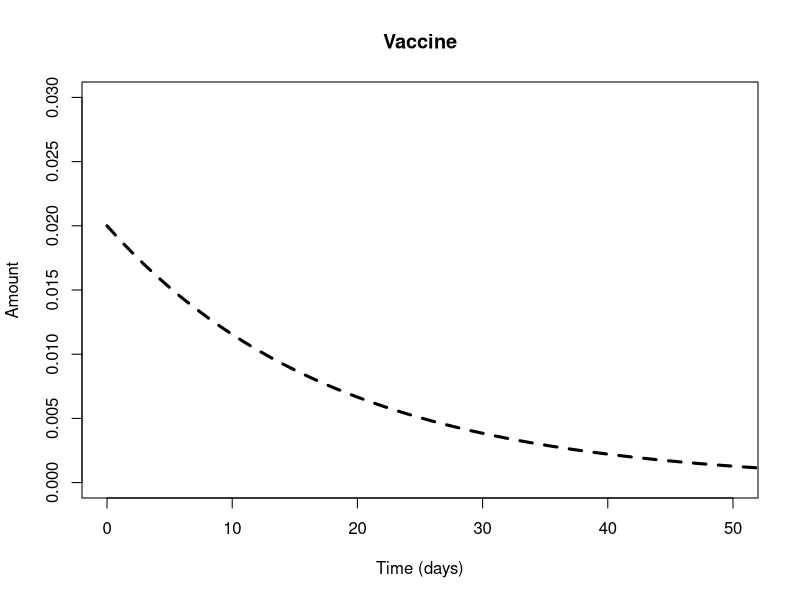
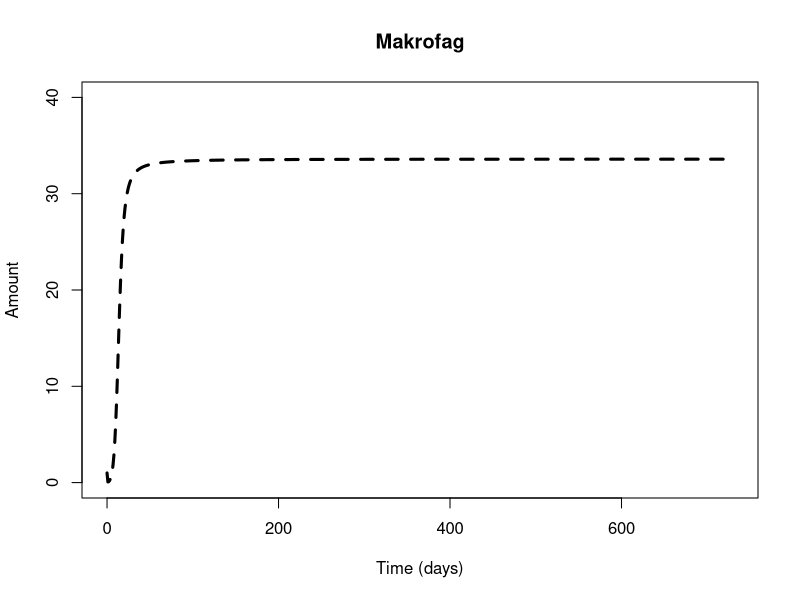
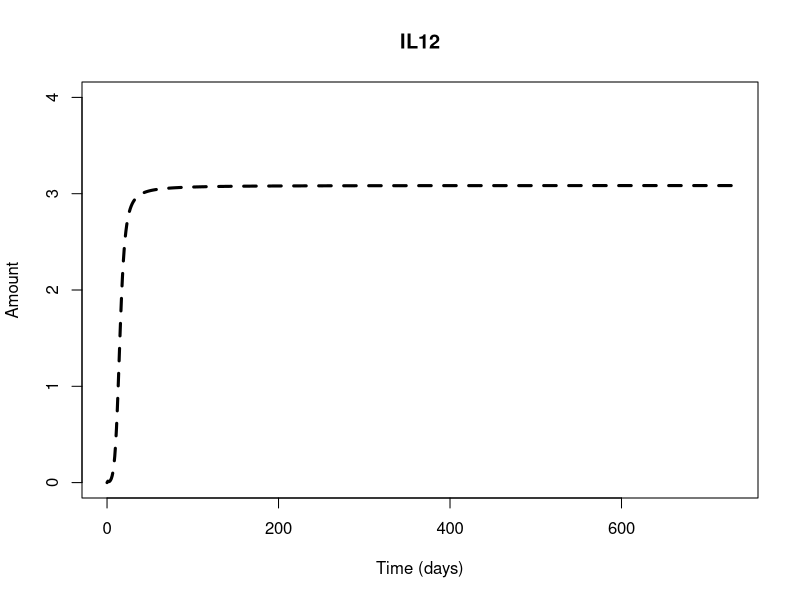
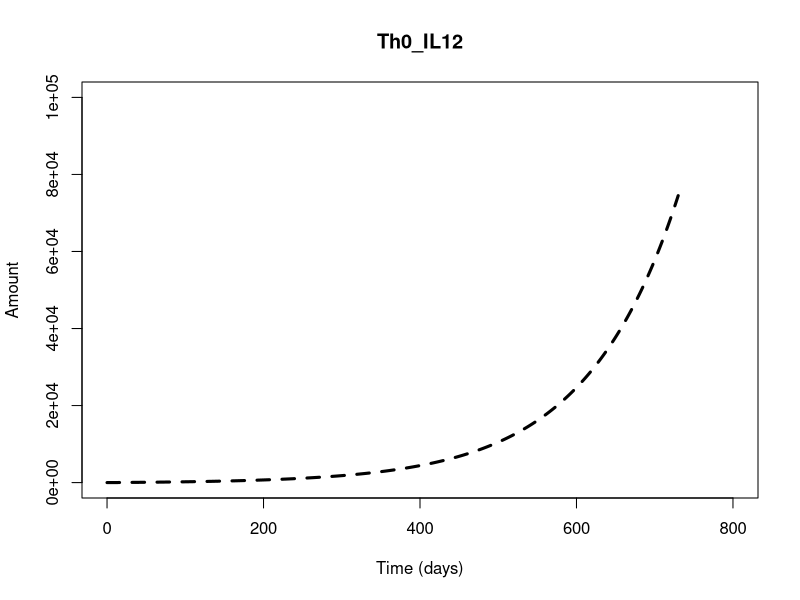
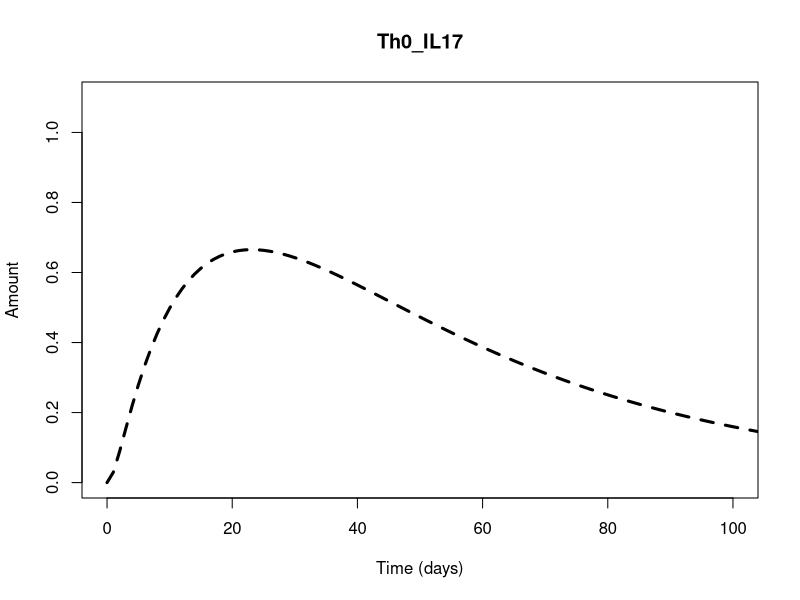
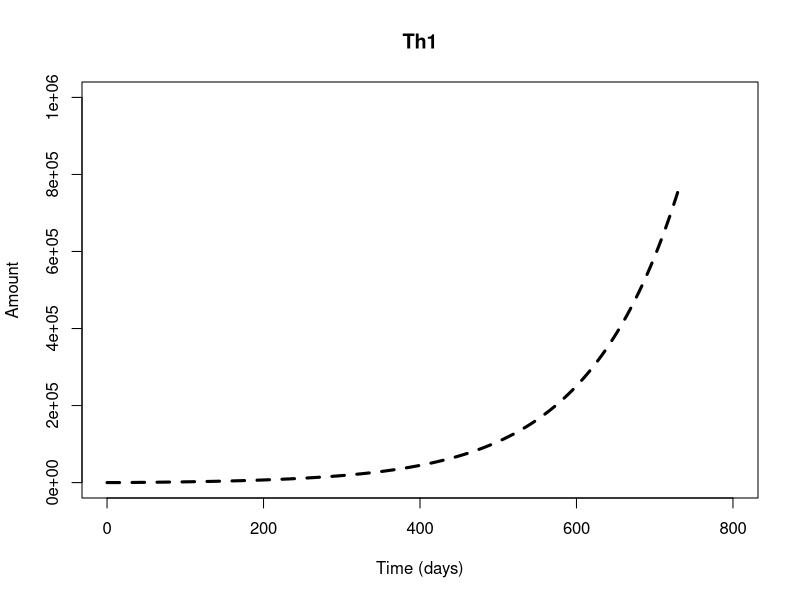
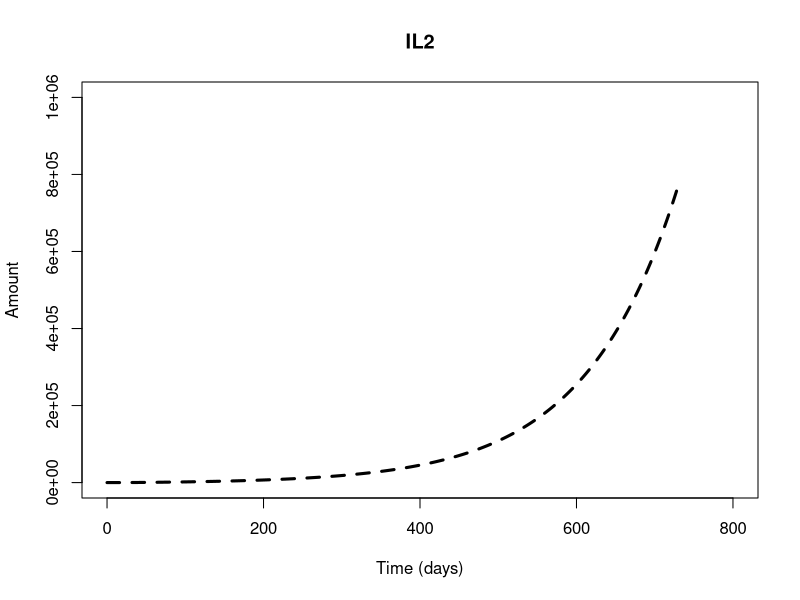
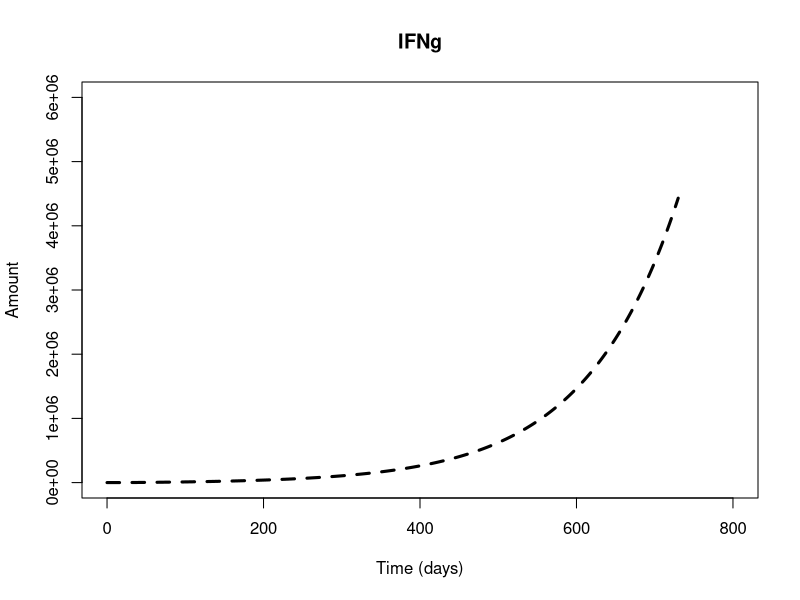

Source code (R) for these figures, in order:
# TB model in R

rm(list=ls())

# get the ODE solver
library(deSolve)

# make the function of the system
model = function (current_timepoint, state_values, parameters)
{
  # create state variables (local variables)
  Vaccine = state_values [1]       
  Makrofag = state_values [2]
  IL12 = state_values [3]
  Th0_IL12 = state_values [4]
  Th0_IL17 = state_values [5]
  Th1 = state_values [6]
  IL2 = state_values [7]
  IFNg = state_values [8]
  IFNgk = state_values [9]
  TNFa = state_values [10]
  Dendrit = state_values [11]
  IL23 = state_values [12]
  Th17 = state_values [13]
  IL17 = state_values [14]
  GranulotcytKnoglemarv = state_values[15]
  
  
  #      ifelse current_timepoint >= stop
  #      ifelse (dVaccine =  initialværdi / (- Kv_m -  Kv_d - Kv_Gk)
  # Evt. skal dødsraterne ganges på med mængden
  
 # stop = 
  
  with ( 
    as.list (parameters),     # variable names within parameters can be used 
    {
      Kv_m <- ifelse(Vaccine0 > 0.02, Kv_m.value, 0.01)
      Kv_d <- ifelse(Vaccine0 > 0.02, Kv_d.value, 0.02)

      dVaccine = - (Vaccine*Kv_m) - (Vaccine*Kv_d) - Vaccine*Kv_Gk
      dMakrofag = (Vaccine*Kv_m) + TNFa * KTNFa_m + IFNgk * KIFNgk_m/(KM_TNFa+IFNgk) - Makrofag*sigma_m
      dIL12 = Makrofag * Km_IL12 - IL12 * KIL12_Th0 - IL12*sigma_IL12
      dTh0_IL12 = Makrofag * Km_Th0 + IL12 * KIL12_Th0 - Th0_IL12 * KTh0_Th1 + IL2 * KIL2_Th0  - Th0_IL12*sigma_Th0_IL12
      dTh0_IL17 = IL23 * KIL23_Th0 - Th0_IL17 * KTh0_Th17 - Th0_IL17*sigma_Th0_IL17
      dTh1 = Th0_IL12 * KTh0_Th1 - Th1*sigma_Th1
      dIL2 = Th1 * KTh1_IL2 - IL2*sigma_IL2
      dIFNg = Th1 * KTh1_IFNg + Th17 * KTh17_IFNg + Th0_IL12 * KTh0_IL12_IFNg + IFNgk * KIFNgk_IFNg - IFNg * KIFNg_IFNgk + Th0_IL17 * KTh0_IL17_IFNg - IFNg*sigma_IFNg
      dIFNgk = - IFNgk * KIFNgk_IFNg + IFNg * KIFNg_IFNgk - IFNgk*sigma_IFNgk
      dTNFa = Makrofag * Km_TNFa - TNFa*sigma_TNFa
      dDendrit = Vaccine*Kv_d - Dendrit*sigma_d
      dIL23 = Dendrit * Kd_IL23 - IL23*sigma_IL23
      dTh17 = Th0_IL17 * KTh0_Th17 - Th17*sigma_Th17
      dIL17 = Th17 * KTh17_IL17 - IL17*sigma_IL17
      dGranulocytKnoglemarv =  Vaccine*Kv_Gk + IL17 * KIL17_Gk - GranulotcytKnoglemarv*sigma_Gk 
      
      
      
      # combine results
      results = c(dVaccine, dMakrofag, dIL12, dTh0_IL12, dTh0_IL17, dTh1, dIL2, dIFNg, dIFNgk, dTNFa, dDendrit,
                  dIL23, dTh17, dIL17, dGranulocytKnoglemarv)
      list (results)
    }
  )
}

# parameters
KTh0_IL17_IFNg.value <- 0.9
KTh0_IL12_IFNg.value <- 0.9
Kv_m.value <- 0.03
Kv_d.value <- 0.02
Kv_Gk.value <- 0.025
KTNFa_m.value <- 0.002
KIFNgk_m.value <- 100
Km_IL12.value <- 0.09
KIL12_Th0.value <- 0.9 
Km_Th0.value <- 0.9
KTh0_Th1.value <- 0.9 
KTh0_Th17.value <- 0.9
KIL23_Th0.value <- 0.9 
KIL2_Th0.value <- 0.09 
KTh1_IL2.value <- 0.09
KIFNgk_IFNg.value <- 0.9 
KTh0_IFNg.value <- .9 
KTh1_IFNg.value <- .9
KTh17_IFNg.value <- .9
KIFNg_IFNgk.value <- .9
Km_TNFa.value <- .9
Kd_IL23.value <- .09
KTh17_IL17.value <- .9
KIL17_Gk.value <- .9
sigma_m.value <- 3
sigma_IL12.value <- 0.08
sigma_Th0_IL12.value <- 0.023
sigma_Th0_IL17.value <- 0.023
sigma_Th1.value <- 0.08 
sigma_IL2.value <- 0.08
sigma_IFNg.value <- 0.08
sigma_IFNgk.value <- 0.08
sigma_TNFa.value <- 0.08
sigma_d.value <- 0.023
sigma_IL23.value <- 0.08
sigma_Th17.value <- 0.08
sigma_IL17.value <- 0.08
sigma_Gk.value <- 0.023
KM_TNFa.value <- 45

parameter.list <- c( KTh0_IL17_IFNg = KTh0_IL17_IFNg.value,Kv_m = Kv_m.value, Kv_d = Kv_d.value, Kv_Gk = Kv_Gk.value, KTNFa_m = KTNFa_m.value, 
                    KIFNgk_m = KIFNgk_m.value,Km_IL12 = Km_IL12.value, KIL12_Th0 = KIL12_Th0.value,Km_Th0 = Km_Th0.value, 
                    KTh0_Th1 = KTh0_Th1.value, KTh0_Th17 = KTh0_Th17.value, KIL23_Th0 = KIL23_Th0.value,
                    KIL2_Th0 = KIL2_Th0.value, KTh1_IL2 = KTh1_IL2.value, KIFNgk_IFNg = KIFNgk_IFNg.value, 
                    KTh0_IL12_IFNg = KTh0_IL12_IFNg.value, KTh1_IFNg = KTh1_IFNg.value, KTh17_IFNg = KTh17_IFNg.value, 
                    KIFNg_IFNgk = KIFNg_IFNgk.value, Km_TNFa = Km_TNFa.value, Kd_IL23 = Kd_IL23.value, 
                    KTh17_IL17 = KTh17_IL17.value, KIL17_Gk = KIL17_Gk.value, sigma_m = sigma_m.value,
                    sigma_IL12 = sigma_IL12.value, sigma_Th0_IL12 = sigma_Th0_IL12.value, sigma_Th1 = sigma_Th1.value,
                    sigma_IL2 = sigma_IL2.value, sigma_IFNg = sigma_IFNg.value, sigma_IFNgk = sigma_IFNgk.value,
                    sigma_TNFa = sigma_TNFa.value, sigma_d = sigma_d.value, sigma_IL23 = sigma_IL23.value,
                    sigma_Th17 = sigma_Th17.value, sigma_IL17 = sigma_IL17.value, sigma_Gk = sigma_Gk.value,
                    KM_TNFa = KM_TNFa.value, sigma_Th0_IL17 = sigma_Th0_IL17.value)

# initial values
Vaccine0 = 0.02
Makrofag0 = 1
IL120 = 0
Th0_IL12_0 = 0
Th0_IL17_0 = 0
Th10 = 0
IL20 = 0
IFNg0 = 0
IFNgk0 = 0
TNFa0 = 0
Dendrit0 = 1
IL230 = 0
Th170 = 0
IL170 = 0
GranulotcytKnoglemarv0 = 0

initial.values <- c(Vaccine = Vaccine0, Makrofag = Makrofag0, IL12 = IL120, Th0_IL12 = Th0_IL12_0, Th0_IL17 = Th0_IL17_0, Th1 = Th10, IL2 = IL20, IFNg = IFNg0, 
                    IFNgk = IFNgk0, TNFa = TNFa0, Dendrit = Dendrit0, IL23 = IL230, Th17 = Th170, IL17 = IL170, 
                    GranulotcytKnoglemarv = GranulotcytKnoglemarv0)

# Output timepoints
time.points <- seq(0,2*365,by=1)

# simulate the epidemic
output <- ode(y=initial.values,times = time.points,func = model, parms = parameter.list)

# Plot the result 
plot(Vaccine~time,data=output,type='l',lwd=3,lty=2,col='black',ylim=c(0,0.03),xlim=c(0,50),ylab='Amount',xlab='Time (days)',main="Vaccine")
plot(Makrofag~time,data=output,type='l',lwd=3,lty=2,col='black',ylim=c(0,40),ylab='Amount',xlab='Time (days)',main="Makrofag")
plot(IL12~time,data=output,type='l',lwd=3,lty=2,col='black',ylim=c(0,4),ylab='Amount',xlab='Time (days)',main="IL12")
plot(Th0_IL12~time,data=output,type='l',lwd=3,lty=2,col='black',xlim=c(0,800),ylim=c(0,100000),ylab='Amount',xlab='Time (days)',main="Th0_IL12")
plot(Th0_IL17~time,data=output,type='l',lwd=3,lty=2,col='black',xlim=c(0,100),ylim=c(0,1.1),ylab='Amount',xlab='Time (days)',main="Th0_IL17")
plot(Th1~time,data=output,type='l',lwd=3,lty=2,col='black',xlim=c(0,800),ylim=c(0,1000000),ylab='Amount',xlab='Time (days)',main="Th1")
plot(IL2~time,data=output,type='l',lwd=3,lty=2,col='black',xlim=c(0,800),ylim=c(0,1000000),ylab='Amount',xlab='Time (days)',main="IL2")
plot(IFNg~time,data=output,type='l',lwd=3,lty=2,col='black',xlim=c(0,800), ylim=c(0,6000000),ylab='Amount',xlab='Time (days)',main="IFNg")
plot(IFNgk~time,data=output,type='l',lwd=3,lty=2,col='black',xlim=c(0,800),ylim=c(0,5000000),ylab='Amount',xlab='Time (days)',main="IFNgk")
plot(TNFa~time,data=output,type='l',lwd=3,lty=2,col='black',ylim=c(0,500),ylab='Amount',xlab='Time (days)',main="TNFa")

plot(Dendrit~time,data=output,type='l',lwd=3,lty=2,col='black',ylim=c(0,2),xlim=c(0,10),ylab='Amount',xlab='Time (days)',main="Dendrit")
plot(IL23~time,data=output,type='l',lwd=3,lty=2,col='black',ylim=c(0,1),ylab='Amount',xlab='Time (days)',main="IL23")
plot(Th17~time,data=output,type='l',lwd=3,lty=2,col='black',ylim=c(0,8),ylab='Amount',xlab='Time (days)',main="Th17")
plot(IL17~time,data=output,type='l',lwd=3,lty=2,col='black',ylim=c(0,80),ylab='Amount',xlab='Time (days)',main="IL17")
plot(GranulotcytKnoglemarv~time,data=output,type='l',lwd=3,lty=2,col='black',ylim=c(0,1800),ylab='Amount',xlab='Time (days)',main="GranulotcytKnoglemarv")

# Herfra loades data
# DATA <- read.table("DataUdenHuller.csv", header=TRUE, sep=";", as.is=TRUE)
# 
# VaccineDATA = as.numeric(gsub(",", ".", gsub("\\.", "", DATA$H56.vacc..Dose)))
# RestimulerendeVaccineData = as.numeric(gsub(",", ".", gsub("\\.", "", DATA$H56.restim..ug.ml.)))
# IL17DATA = as.numeric(gsub(",", ".", gsub("\\.", "", DATA$mean...IL.17)))
# INFgDATA = as.numeric(gsub(",", ".", gsub("\\.", "", DATA$mean...IFNg)))
# IL2DATA= as.numeric(gsub(",", ".", gsub("\\.", "", DATA$mean...IL.2)))
# INFaDATA= as.numeric(gsub(",", ".", gsub("\\.", "", DATA$mean...TNFa)))
# 
# 
# plot(VaccineDATA,IL17DATA,xlim=c(0,50))
# plot(RestimulerendeVaccineData,IL17DATA,xlim=c(0,1))
# 
# CelleData <- read.table("Celler.csv", header=TRUE, sep=";", as.is=TRUE)
# plot(CelleData$Time..days,CelleData$Response..SFU.mill.splenocytes.)
# 
# 
# 
# 
# dose0CelleData <- CelleData[1:45,c('Time..days.','Response..SFU.mill.splenocytes.')]
# dose01CelleData <- CelleData[46:90,c('Time..days.','Response..SFU.mill.splenocytes.')]
# 
# plot(dose01CelleData$Time..days,dose01CelleData$Response..SFU.mill.splenocytes.)
